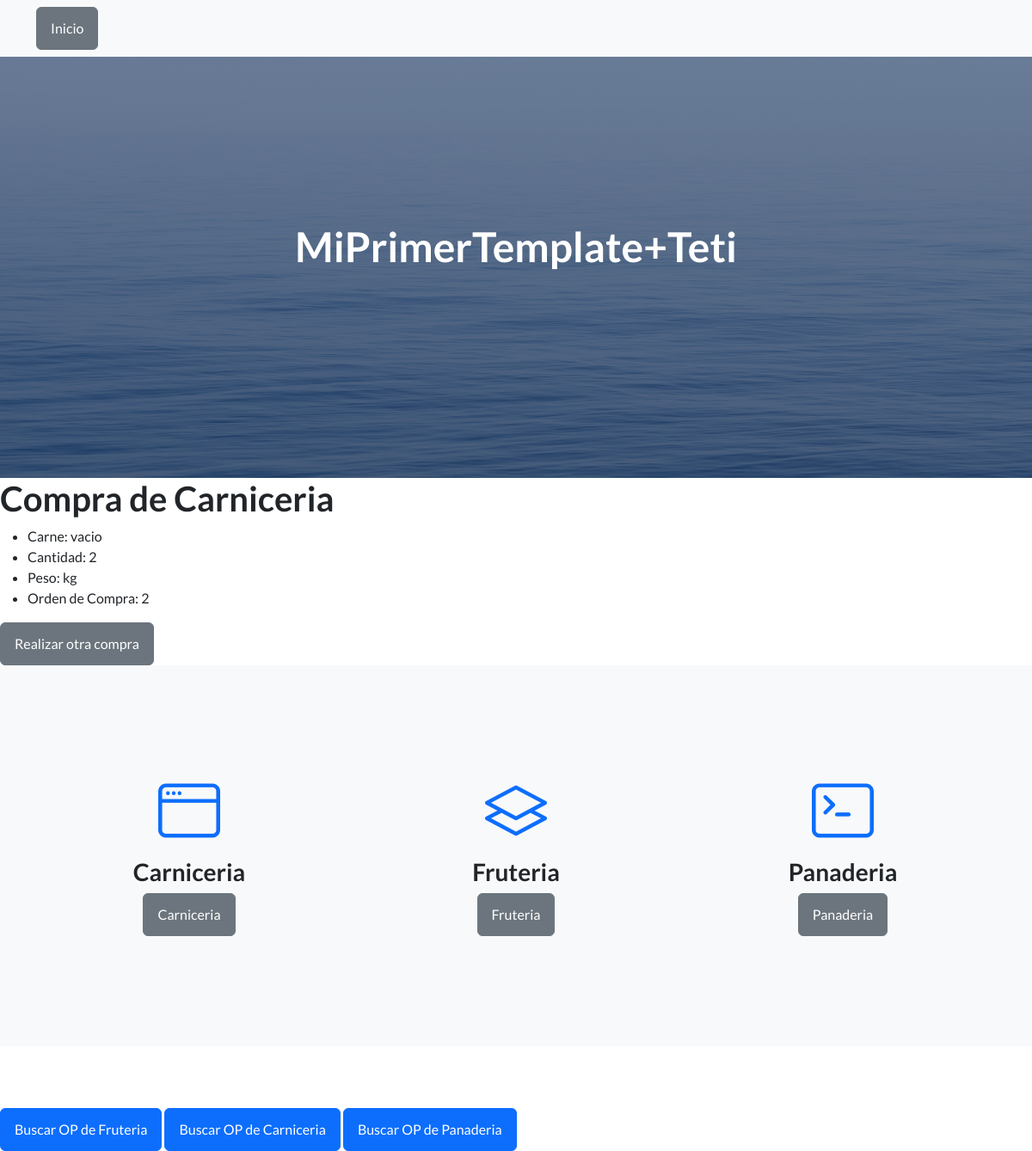
Page /app1/lista_carniceria/ on the earlier database version.
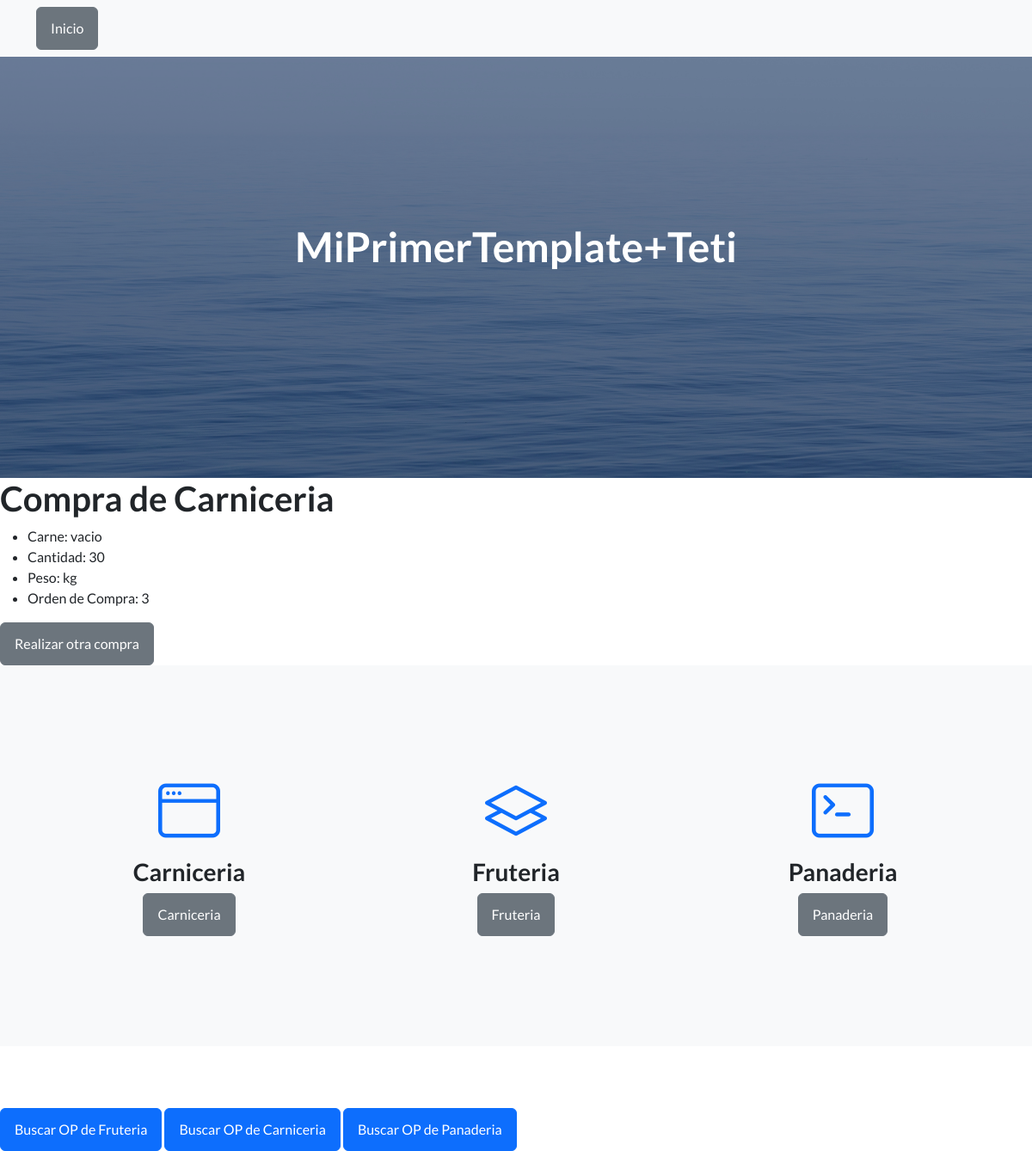
Same page on the later database version.
### app1/models.py (models this page shows, shortened)
class Carniceria(models.Model):
    id = models.AutoField(primary_key=True)
    carne = models.CharField(max_length=100)
    cantidad = models.IntegerField()
    peso = models.CharField(max_length=100, default="0.0")

### app1/views.py (the view)
# urls.py: path('lista_carniceria/', views.lista_carniceria, name='lista_carniceria'),
def lista_carniceria(request):
    compra_carne = Carniceria.objects.last()  # Obtiene el último registro
    return render(request, 'lista_carniceria.html', {'compra_carne': compra_carne})

### Template/lista_carniceria.html (shortened to what this page needs)
{% extends 'index.html' %}
{% block content %}
<!DOCTYPE html>
<html>
<head>
</head>
<body>
    <h1>Compra de Carniceria</h1>
    <ul>
        <li>Carne: {{ compra_carne.carne }}</li>
        <li>Cantidad: {{ compra_carne.cantidad }}</li>
        <li>Peso: {{ compra_carne.peso }}</li>
        <li>Orden de Compra: {{ compra_carne.id }}</li>
    </ul>
    <a href="{% url 'app1:carniceria' %}" class="btn btn-secondary">Realizar otra compra</a>
</body>
</html>
{% endblock %}

Differences in the rows shown:
no longer on this page (row unchanged): Carniceria: carne "vacio", cantidad "2", peso "kg", id "2"
added Carniceria: carne "vacio", cantidad "30", peso "kg", id "3"
